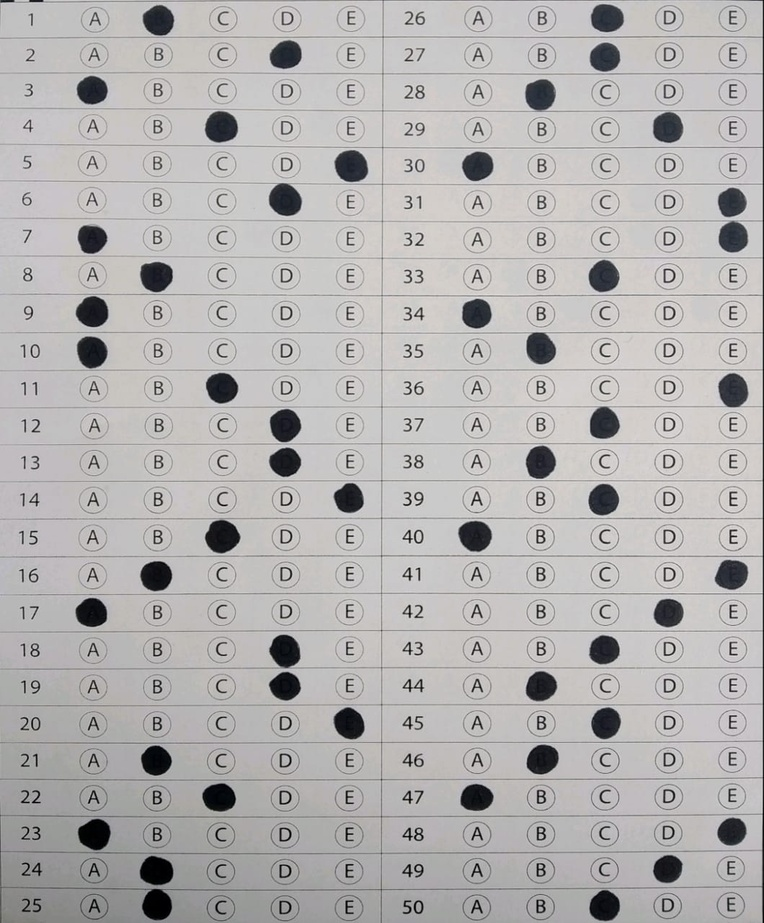
#> input picture images/novo_gabarito.jpeg, 764 x 923 px, shrunk from 1060 x 1280 before the run
$ python novo_gabarito.py
#> lines starting #> are read from the running program, lines starting #| are printed output that depends on the picture; after the words box and inside, x2 and y2 are one past the last pixel; in counts of white or black regions, pixels touching at a corner belong together
### imageProcessing.py
import cv2

def preprocessImages(img, threshold):
        # blur = cv2.GaussianBlur(img,(5,5),0)
    threshImg = cv2.threshold(img, threshold,255,cv2.THRESH_BINARY_INV)[1]

    return threshImg

### utils.py
import numpy as np
# import cv2
import math
from matplotlib import pyplot as plt

'''
    Input:
        img - imagem de onde serão retiradas as alternativas preenchidas
    Output:
        Array cujo tamanho é o número de questões da prova (50 no nosso caso) e
        em cada índice do vetor é a resposta para a respectiva pergunta
'''
# [6 lines left out: function getFileAns, not called in this run]

# separa a imagem completamente em 50 elementos onde cada um destes
# é um array com 6 itens, cada item é uma imagem ou do número da questão
# ou da alternativa
def splitFullImage(processedImage):
    # divide as duas maiores colunas
    lista_questoes = [] # array de arrays que receberá cada elemento de cada questão
    majorCols = np.array_split(processedImage,2, axis=1) # split das colunas
    for col in majorCols:
        questions_img_array = np.array_split(col,25)
        for row in questions_img_array:
            curr_question =[]
            split_row = np.array_split(row,6, axis=1)
            for el in split_row:
                curr_question.append(el)

            lista_questoes.append(curr_question)
    return lista_questoes

'''
Input:
    tem como entrada um array de array com todas as questões já
    cortadas e separadas cada uma sem seu índice corretamente

Output:
    Array de arrays onde cada elemento é o valor de pixels non zero
    referente àquele pedaço da questão
'''
def getArrayOfNonZeros(fullSplitImage):
    nonZeroValuesArray = []
    for question in fullSplitImage:
        nonZeroCount = []
        for i in range(len(question)):
            # conta não zeros e adiciona no array acima
            value = np.count_nonzero(question[i])
            nonZeroCount.append(value)
        nonZeroValuesArray.append(nonZeroCount)
    return nonZeroValuesArray

'''
    O array final com as alternativas de cada questão
    Input:
        Recebe array de arrays de valores non zero de cada quadrado da questão

    Output:
        Retorna um array com número de 0 a 5 onde 0 é anuldo, 1 é A, 2 B...
'''
# [8 lines left out: function getAnsForEachQuestion, not called in this run]

'''
    Potencialmente escolhe a alternativa
    Input:
        Array de valores de pixels non-zero

    Output:
        Alternativa final para aquela questão
'''
def chooseAnswerForQuestion(valuesArr):
    localAns = 0
    currMax = 0
    runnerUp = 0
    for el in valuesArr:
        if (el > currMax):
            runnerUp = currMax
            currMax = el
            localAns = valuesArr.index(el)
        elif (el > runnerUp):
            runnerUp = el1
    # variando esse coef 0.4, você determina a tolerância pra anular
    # checando se aluno marcou mais de uma resposta
    if(runnerUp >= (0.4 * currMax)):
        localAns = 0

    # checando se o aluno não marcou nenhuma resposta
    if((currMax - runnerUp) < 0.3 * currMax):
        localAns = 0

    return localAns


# [5 lines of commented-out code are left out]

### novo_gabarito.py
import numpy as np
import cv2
from matplotlib import pyplot as plt

import utils
import imageProcessing

# load das imagens
gabaritoImg = cv2.imread('./images/novo_gabarito.jpeg')
#> gabaritoImg is the input picture: shape (923, 764, 3); mean B, G, R 178.1, 178.5, 180.4
testImg = cv2.imread('./images/nova_prova.jpeg')
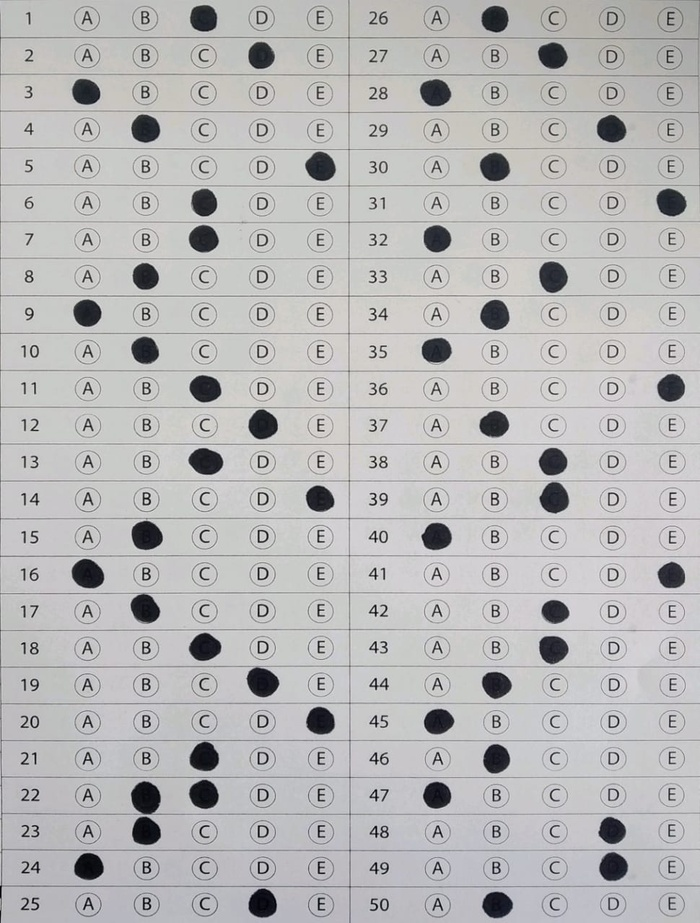
#> input picture images/nova_prova.jpeg, 700 x 923 px, shrunk from 970 x 1280 before the run
#> testImg is the input picture: shape (923, 700, 3); mean B, G, R 185.2, 184.8, 185.3

thresh_val = 85 # valor semi arbitrário, não  pode ser muito maior pois
# binarização é prejudicada caso a imagem tenha sombra, por isso
# só podemos aceitar até certo ponto de quantidade de sombra
gabaritoImg = cv2.cvtColor(gabaritoImg, cv2.COLOR_BGR2GRAY)
#> gabaritoImg: shape (923, 764)
testImg = cv2.cvtColor(testImg, cv2.COLOR_BGR2GRAY)
#> testImg: shape (923, 700)

_gabarito = imageProcessing.preprocessImages(gabaritoImg, thresh_val)
#> in preprocessImages, `threshImg = cv2.threshold(img, threshold,255,cv2.THRESH_BINARY_INV)[1]`:
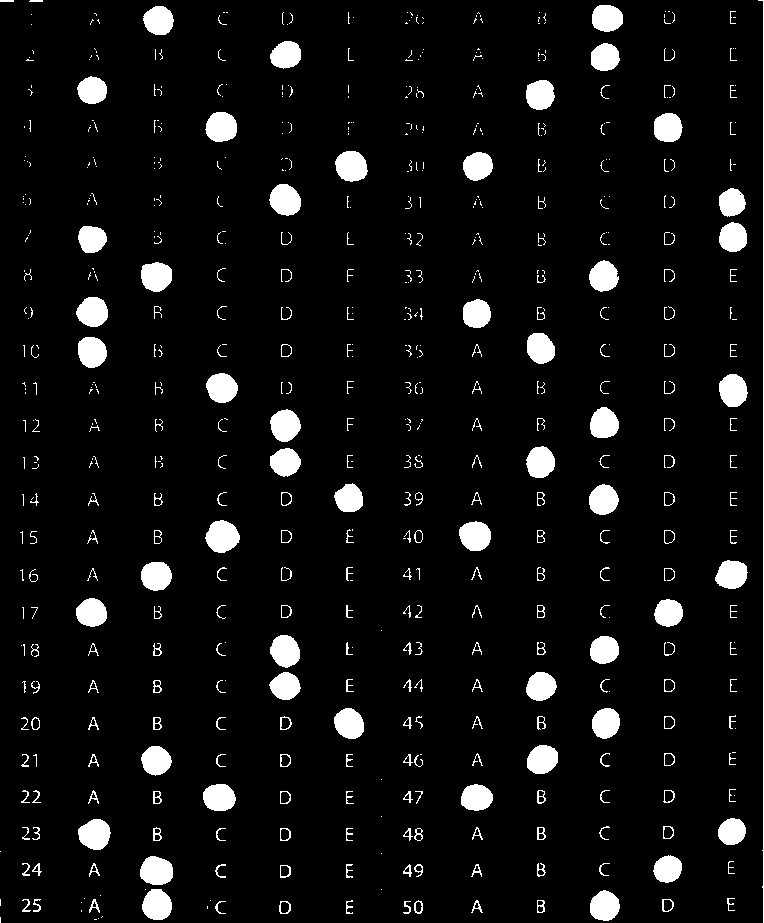
#> threshImg: shape (923, 764); 6.4% white; 607 white regions (363 under 20 px), largest, box (x1, y1, x2, y2) and area: (758, 0, 764, 923) 931, (205, 520, 240, 553) 840, (335, 151, 368, 182) 790
cv2.imshow('gabarito ',_gabarito)
_test = imageProcessing.preprocessImages(testImg, thresh_val)
#> call 2 of preprocessImages, with threshold = 85
#> in preprocessImages (call 2), `threshImg = cv2.threshold(img, threshold,255,cv2.THRESH_BINARY_INV)[1]`:
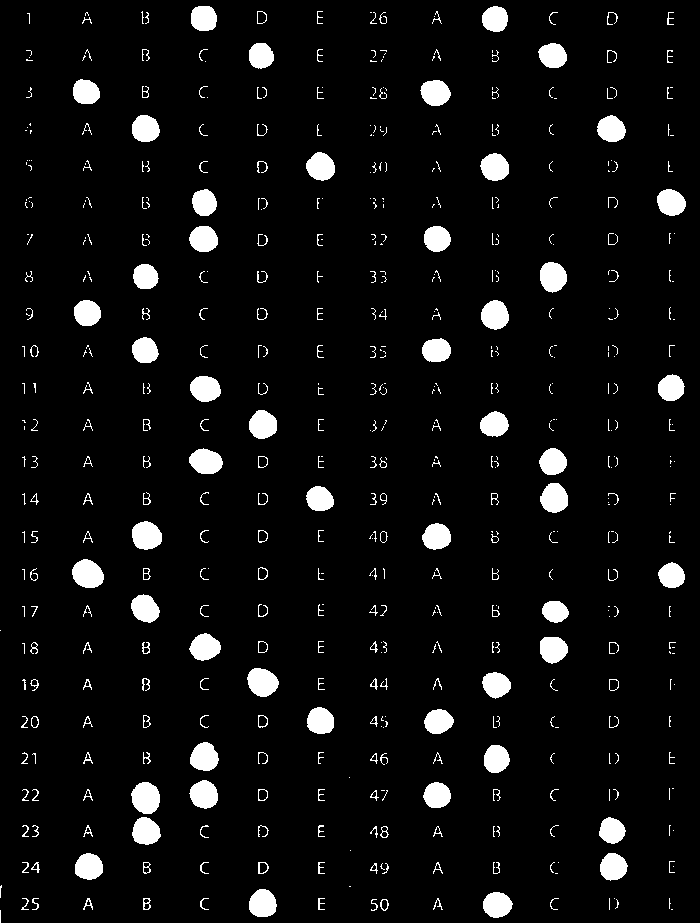
#> threshImg: shape (923, 700); 5.9% white; 548 white regions (328 under 20 px), largest, box (x1, y1, x2, y2) and area: (131, 782, 160, 814) 721, (72, 559, 104, 588) 705, (247, 668, 279, 697) 689
cv2.imshow('teste ', _test)

# checagem da questão que devia ser anulada
fullTestSplit = utils.splitFullImage(_test)
#> in splitFullImage, `majorCols = np.array_split(processedImage,2, axis=1)`: majorCols = 2 items
#> the loop in splitFullImage, `for col in majorCols:` made 2 passes
#> after the loop in splitFullImage, `for col in majorCols:`:
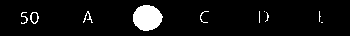
#> row: shape (36, 350); 6.1% white; 10 white regions (5 under 20 px), largest, box (x1, y1, x2, y2) and area: (133, 5, 163, 31) 592, (30, 12, 39, 24) 42, (83, 11, 93, 23) 37, (21, 12, 28, 24) 31, (200, 11, 209, 23) 25
#> after the loop in splitFullImage, `for col in majorCols:`: lista_questoes = 50 items
#> fullTestSplit = 50 items
nonZeroArr = utils.getArrayOfNonZeros(fullTestSplit)
#> the loop in getArrayOfNonZeros, `for question in fullSplitImage:` made 50 passes
#> after the loop in getArrayOfNonZeros, `for question in fullSplitImage:`: nonZeroValuesArray = 50 items, first 6: [13, 30, 37, 556, 39, 29], [20, 26, 36, 23, 517, 29], [18, 542, 37, 23, 35, 25], [13, 30, 601, 21, 35, 18], [15, 26, 31, 28, 45, 625], [21, 21, 32, 525, 32, 17]
#> nonZeroArr has the same summary as nonZeroValuesArray in getArrayOfNonZeros
print('questao 22', nonZeroArr[21])
#| questao 22 [61, 36, 721, 629, 40, 33]
#> (the run stopped early here; a loop or call above may not have finished)
